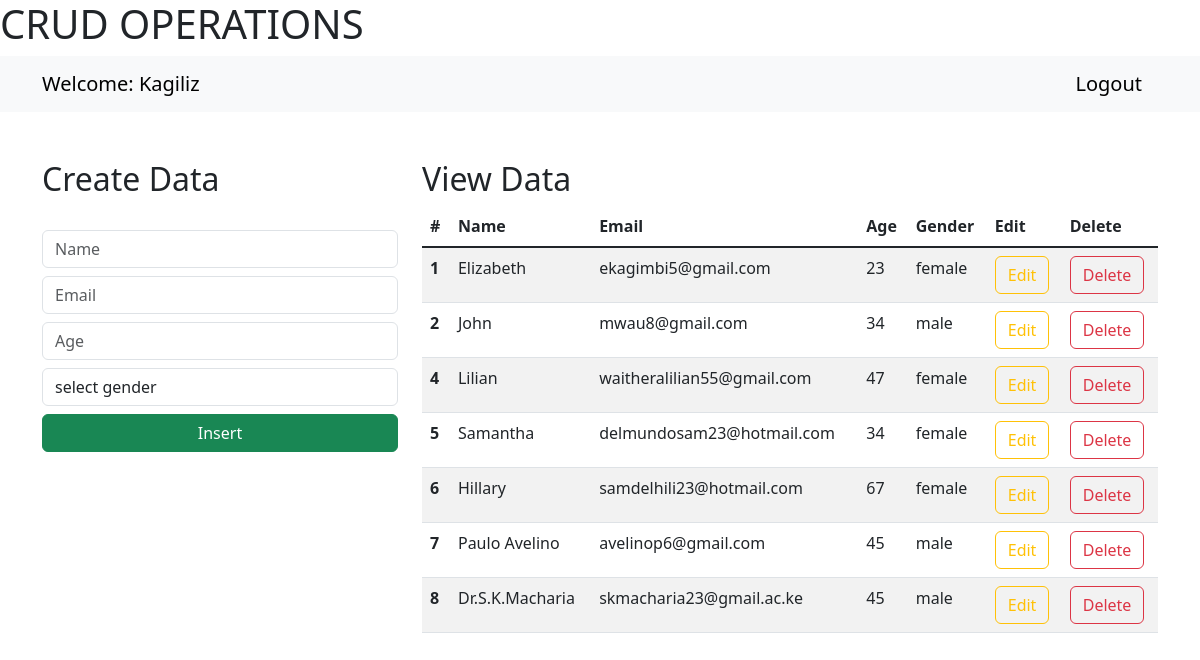
The app's page / (signed in) with its own data.
### CRUD1/models.py (models this page shows)
class Student(models.Model):
    name = models.CharField(max_length=30, blank=False, null=False)
    email = models.EmailField(null=True)
    age = models.IntegerField()
    gender = models.CharField(max_length=30, blank=False, null=False)

### CRUD1/views.py (the view)
# urls.py: path('', views.index),
def index(request):
    data = Student.objects.all()
    context = {"data": data}
    return render(request, "index.html", context)

### templates/index.html (shortened to what this page needs)
<!doctype html>
<html lang="en">
<head>
    <link href="https://cdn.jsdelivr.net/npm/bootstrap@5.3.0-alpha1/dist/css/bootstrap.min.css" rel="stylesheet">
</head>
<body>
<h1>CRUD OPERATIONS</h1>
<div class="row">
    <div  class="container-md">
    <nav class="navbar navbar-expand-lg bg-body-tertiary">
        <div class="container-md">
          <a class="navbar-brand" href="/">Welcome: {{request.user}}</a>
          <a class="navbar-brand" href="/logout">Logout</a>
        </div>
      </nav>
      <div class="container mt-5">
        <div class="row">
            <div class="col-md-4">
                <h2>Create Data</h2>
                <br>
                <form action="/insert" method="post">
                    <div class="form-group">
                        <input type="text" class="form-control" placeholder="Name" name="name" required>
                    </div>
                    <div class="form-group">
                        <input type="email" class="form-control  mt-2" placeholder="Email" name="email" required>
                    </div>
                    <div class="form-group">
                        <input type="number" class="form-control  mt-2" placeholder="Age" name="age" required>
                    </div>
                    <div class="form-group mt-2">
                        <select id="gender" name="gender" class="form-control" required>
                            <option selected>select gender</option>
                        </select>
                    </div>
                    <div class="d-grid gap-2">
                        <button class="btn btn-success mt-2" type="submit">Insert</button>
                    </div>
                </form>
            </div>
            <div class="col-md-8">
                <h2>View Data</h2>
                <table class="table table-striped table-hover">
                    <thead>
                      <tr>
                        <th scope="col">#</th>
                        <th scope="col">Name</th>
                        <th scope="col">Email</th>
                        <th scope="col">Age</th>
                        <th scope="col">Gender</th>
                        <th scope="col">Edit</th>
                        <th scope="col">Delete</th>
                      </tr>
                    </thead>
                    <tbody class="table-group-divider">
                    {% for d in data %}
                      <tr>
                        <th scope="row">{{d.id}}</th>
                        <td>{{d.name}}</td>
                        <td>{{d.email}}</td>
                        <td>{{d.age}}</td>
                        <td>{{d.gender}}</td>
                        <td><a href="/update/{{d.id}}" type="button" class="btn btn-outline-warning">Edit</a></td>
                        <td><a href="/delete/{{d.id}}" type="button" class="btn btn-outline-danger">Delete</a></td>
                      </tr>
                    {% endfor %}
                    </tbody>
                  </table>
            </div>
        </div>
      </div>
  </body>
</html>
</body>
</html>

### records on screen
Student: id "1", name "Elizabeth", email "ekagimbi5@gmail.com", age "23", gender "female"
Student: id "2", name "John", email "mwau8@gmail.com", age "34", gender "male"
Student: id "4", name "Lilian", email "waitheralilian55@gmail.com", age "47", gender "female"
Student: id "5", name "Samantha", email "delmundosam23@hotmail.com", age "34", gender "female"
Student: id "6", name "Hillary", email "samdelhili23@hotmail.com", age "67", gender "female"
Student: id "7", name "Paulo Avelino", email "avelinop6@gmail.com", age "45", gender "male"
Student: id "8", name "Dr.S.K.Macharia", email "skmacharia23@gmail.ac.ke", age "45", gender "male"

### other values on screen
{{ request.user }} "Kagiliz"
